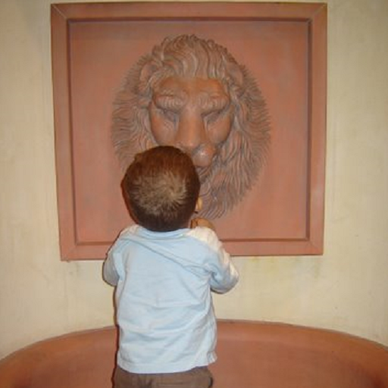
#> input picture img10.bmp, 388 x 388 px, shrunk from 512 x 512 before the run, found by its file name
$ jupyter execute digital-image-conversion.ipynb
#> lines starting #> are read from the running program, lines starting #| are printed output that depends on the picture
### Імпорт модулів

### 1. Робота з чорно-білим фото

[cell 1]
import cv2
import numpy as np
import matplotlib.pyplot as plt

# Завантаження зображень
image1 = cv2.imread('IMG10.BMP', cv2.IMREAD_GRAYSCALE)
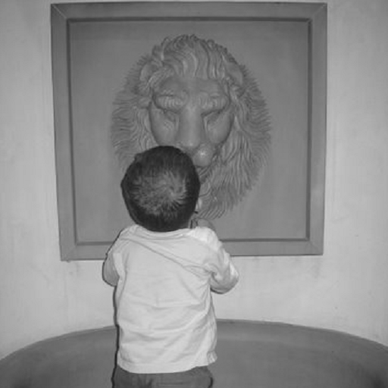
#> image1: shape (388, 388); min 28, max 233, mean 139.8
image2 = cv2.imread('myphoto.jpg', cv2.IMREAD_GRAYSCALE)
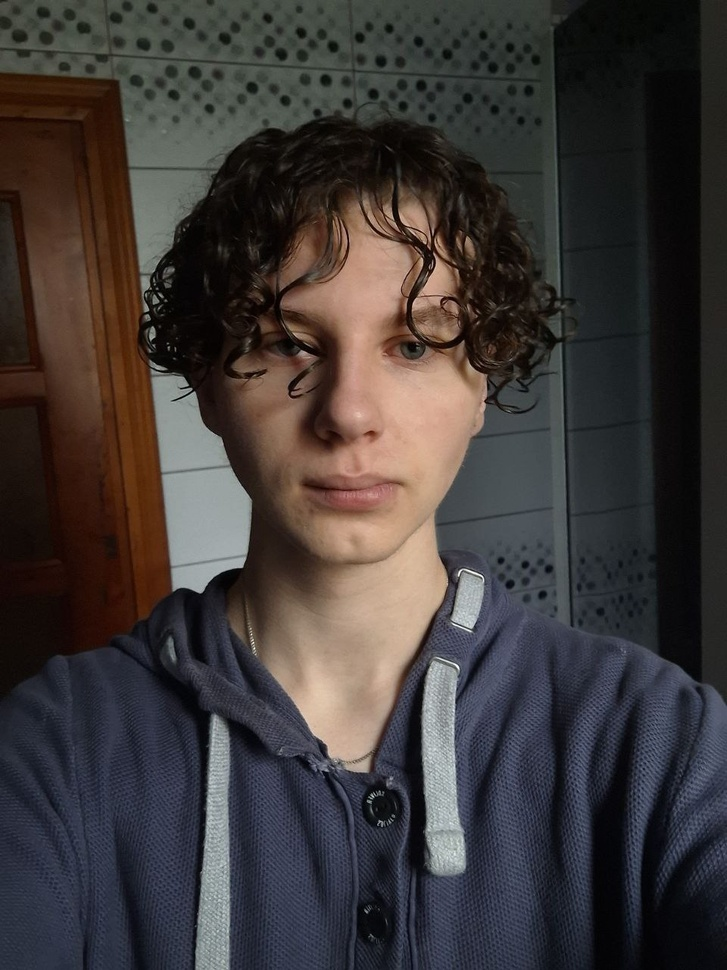
#> input picture myphoto.jpg, 727 x 970 px, shrunk from 960 x 1280 before the run
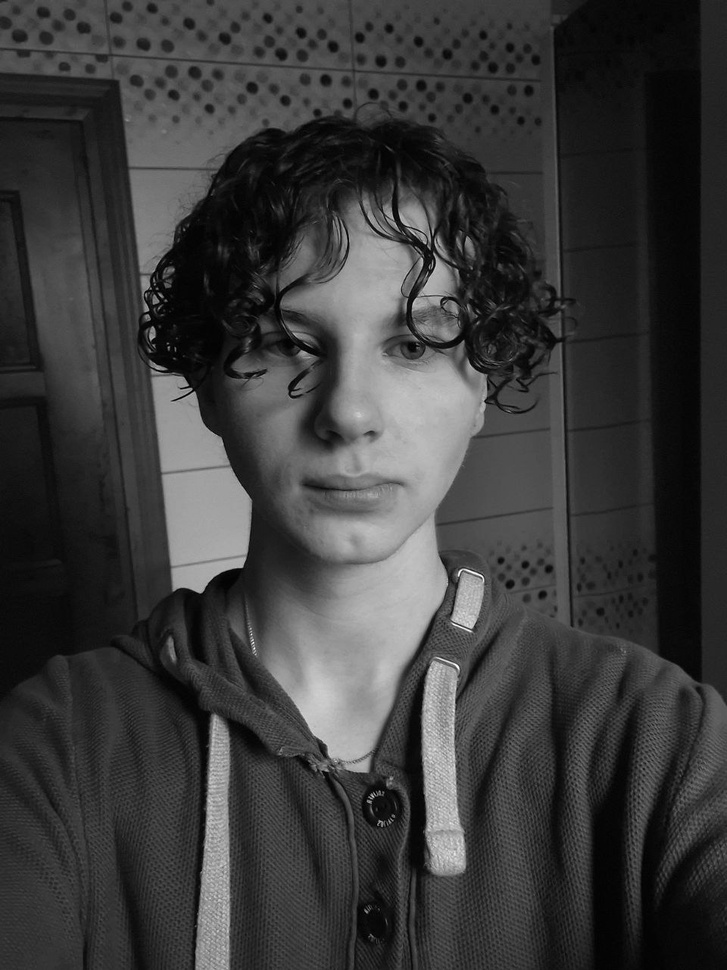
#> image2: shape (970, 727); min 0, max 255, mean 58.9

if image1 is None or image2 is None:
    print("Помилка: одне з зображень не знайдено!")
else:
    # Обробка першого зображення
    hist_original1 = cv2.calcHist([image1], [0], None, [256], [0, 256])
#> hist_original1 = 256 values, max 2425 at index 185, min 0 at index 0, mean 588.1
    equalized_image1 = cv2.equalizeHist(image1)
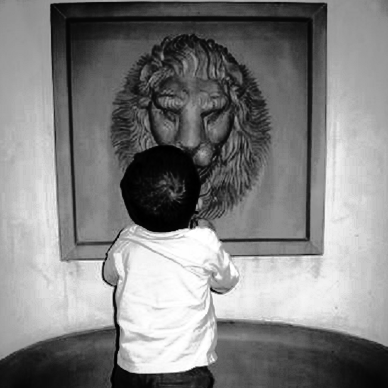
#> equalized_image1: shape (388, 388); min 0, max 255, mean 128.6
    hist_equalized1 = cv2.calcHist([equalized_image1], [0], None, [256], [0, 256])
#> hist_equalized1 = 256 values, max 2425 at index 213, min 0 at index 22, mean 588.1

    # Обробка другого зображення
    hist_original2 = cv2.calcHist([image2], [0], None, [256], [0, 256])
#> hist_original2 = 256 values, max 11269 at index 7, min 0 at index 236, mean 2754.6
    equalized_image2 = cv2.equalizeHist(image2)
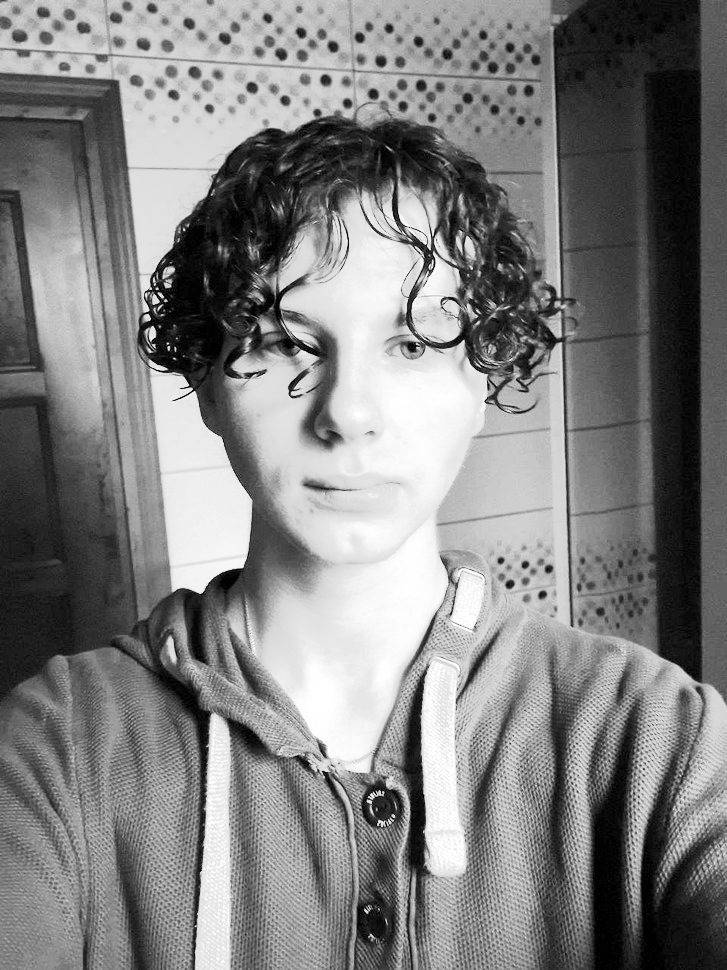
#> equalized_image2: shape (970, 727); min 0, max 255, mean 128.6
    hist_equalized2 = cv2.calcHist([equalized_image2], [0], None, [256], [0, 256])
#> hist_equalized2 = 256 values, max 11269 at index 10, min 0 at index 2, mean 2754.6

    # Відображення результатів
    plt.figure(figsize=(8, 8))  # Зменшення розміру фігури

    # Оригінальне зображення 1
    plt.subplot(2, 2, 1)
    plt.imshow(image1, cmap='gray')
    plt.title('Оригінальне зображення 1')
    plt.axis('off')

    # Гістограма оригінального зображення 1
    plt.subplot(2, 2, 2)
    plt.plot(hist_original1, color='black')
    plt.title('Гістограма оригінального зображення 1')

    # Еквалізоване зображення 1
    plt.subplot(2, 2, 3)
    plt.imshow(equalized_image1, cmap='gray')
    plt.title('Еквалізоване зображення 1')
    plt.axis('off')

    # Гістограма еквалізованого зображення 1
    plt.subplot(2, 2, 4)
    plt.plot(hist_equalized1, color='black')
    plt.title('Гістограма еквалізованого зображення 1')

    plt.tight_layout()
    plt.show()
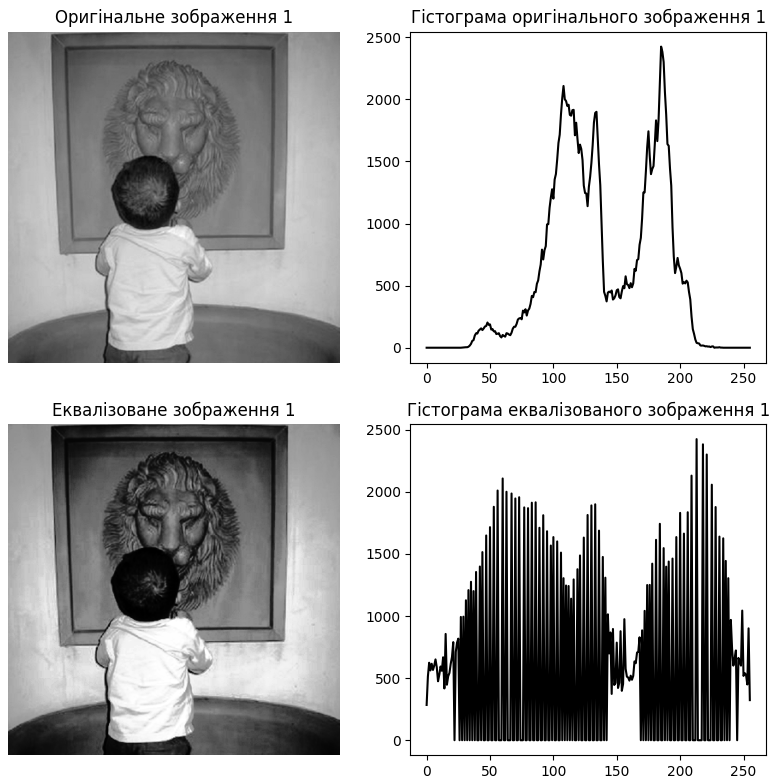
#> figure drawn by matplotlib, 4 panels; panel 2: curve peaks at x = 185, y = 2425; panel 4: curve peaks at x = 213, y = 2425

    # Для другого зображення відображаємо в окремому вікні
    plt.figure(figsize=(8, 8))  # Зменшення розміру фігури

    # Оригінальне зображення 2
    plt.subplot(2, 2, 1)
    plt.imshow(image2, cmap='gray')
    plt.title('Оригінальне зображення 2')
    plt.axis('off')

    # Гістограма оригінального зображення 2
    plt.subplot(2, 2, 2)
    plt.plot(hist_original2, color='black')
    plt.title('Гістограма оригінального зображення 2')

    # Еквалізоване зображення 2
    plt.subplot(2, 2, 3)
    plt.imshow(equalized_image2, cmap='gray')
    plt.title('Еквалізоване зображення 2')
    plt.axis('off')

    # Гістограма еквалізованого зображення 2
    plt.subplot(2, 2, 4)
    plt.plot(hist_equalized2, color='black')
    plt.title('Гістограма еквалізованого зображення 2')

    plt.tight_layout()
    plt.show()
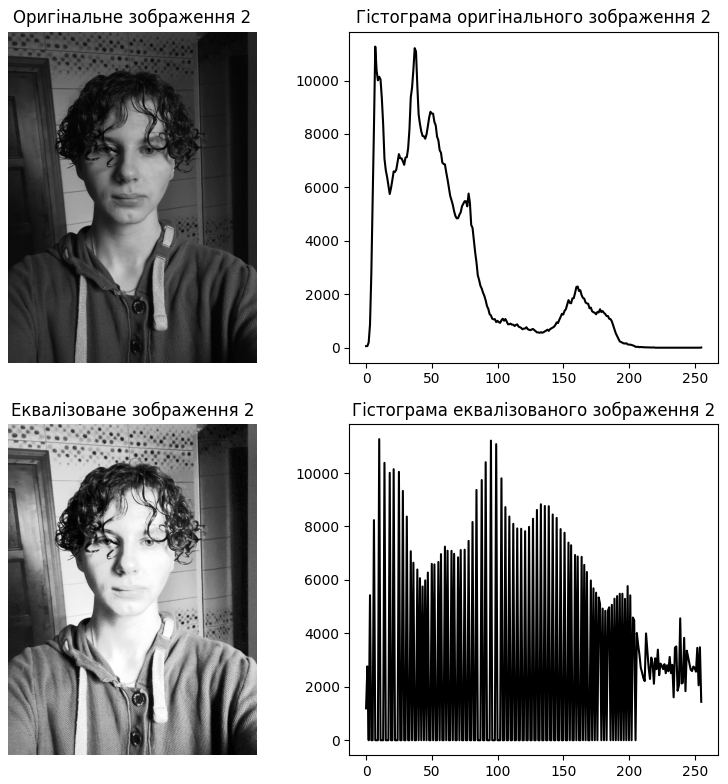
#> figure drawn by matplotlib, 4 panels; panel 2: curve peaks at x = 7, y = 11269; panel 4: curve peaks at x = 10, y = 11269
